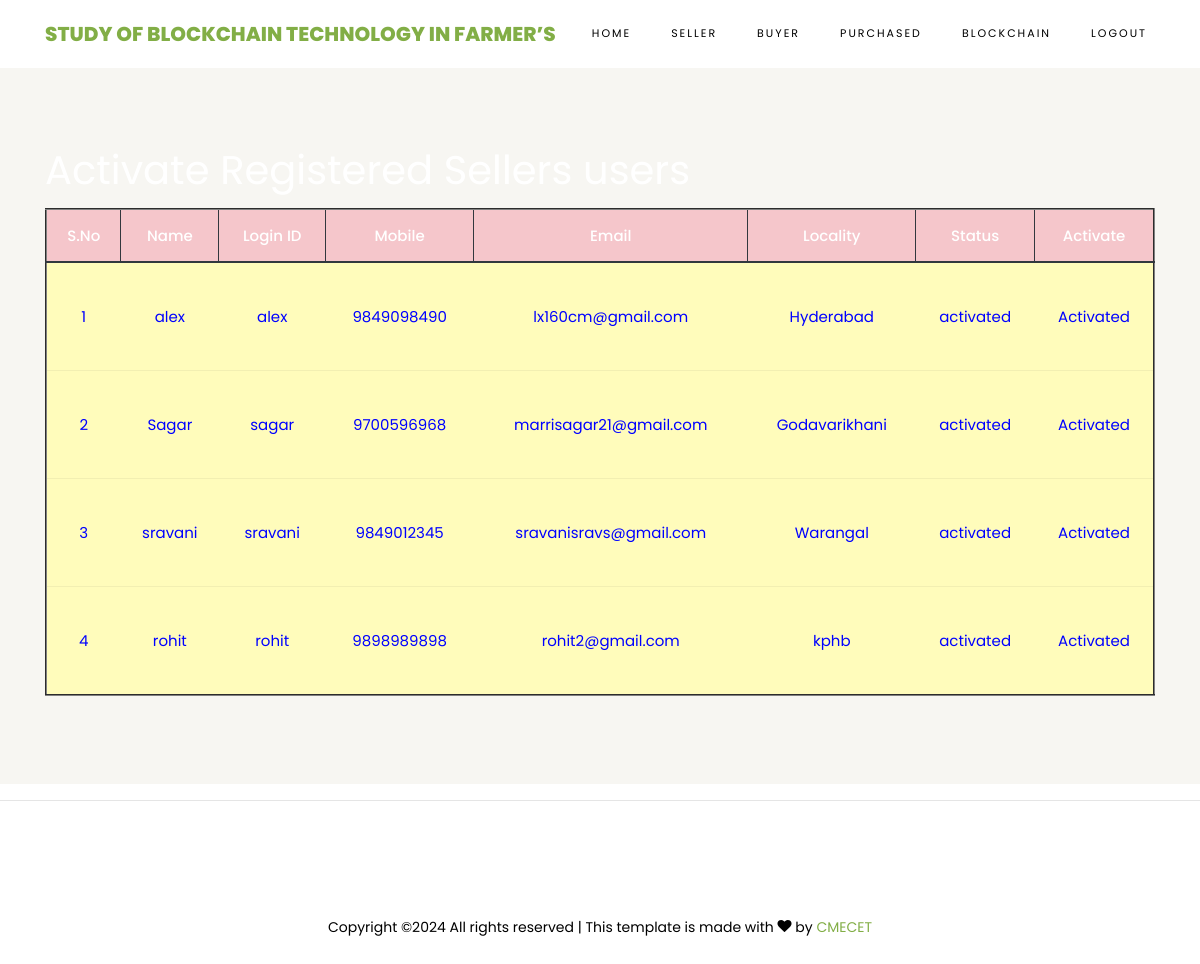
Page /ViewSellersRegisteredUsers/ on the committed database.
### sellers/models.py (models this page shows, shortened)
class SellerUserRegistrationModel(models.Model):
    name = models.CharField(max_length=100)
    loginid = models.CharField(unique=True, max_length=100)
    password = models.CharField(max_length=100)
    mobile = models.CharField(unique=True, max_length=100)
    email = models.CharField(unique=True, max_length=100)
    locality = models.CharField(max_length=100)
    address = models.CharField(max_length=1000)
    city = models.CharField(max_length=100)
    state = models.CharField(max_length=100)
    status = models.CharField(max_length=100)
    class Meta:
        db_table = 'SellerRegistrations'

### admins/views.py (the view)
# urls.py: path("ViewSellersRegisteredUsers/", admins.ViewSellersRegisteredUsers, name="ViewSellersRegisteredUsers"),
def ViewSellersRegisteredUsers(request):
    data = SellerUserRegistrationModel.objects.all()
    return render(request, 'admins/SellersRegisteredUsers.html', {'data': data})

### assets/templates/admins/SellersRegisteredUsers.html
{%extends 'admins/adminbase.html'%}
{%load static%}
{%block contents%}
<section class="ftco-section ftco-no-pt ftco-no-pb py-5 bg-light">
    <div class="container py-4">
        <div class="row d-flex justify-content-center py-5">
            <div class="col-md-12">
 <h1><font color="WHITE"> Activate Registered Sellers users</font></h1>
                                         <table border="2px" class="table table-hover table-dark">
                    <thead>
                    <tr class="table-danger">
                        <th scope="col">S.No</th>
                        <th scope="col">Name</th>
                        <th scope="col">Login ID</th>
                        <th scope="col">Mobile</th>
                        <th scope="col">Email</th>
                        <th scope="col">Locality</th>
                        <th scope="col">Status</th>
                        <th scope="col">Activate</th>
                    </tr>
                    </thead>
                    <tbody>
                    {% for i in data %}
                    <tr scope="row" style="color: BLUE; background-color:#FFFCBB">
                        <td>{{forloop.counter}}</td>
                        <td>{{i.name}}</td>
                        <td>{{i.loginid}}</td>
                        <td>{{i.mobile}}</td>
                        <td>{{i.email}}</td>
                        <td>{{i.locality}}</td>
                        <td>{{i.status}}</td>
                        {% if i.status == 'waiting' %}
                        <td><a class="btn-link" href="/AdminActivaSellersUsers/?uid={{ i.id }}"
                               style="color:DARKBLUE">Activate</a></td>
                        {% else %}
                        <td> Activated</td>
                        {% endif %}
                    </tr>
                    {% endfor %}
                    </tbody>
                </table>
            </div>
        </div>
    </div>
</section>
{%endblock%}

### rows in the picture
SellerUserRegistrationModel: name "alex", loginid "alex", mobile "9849098490", email "lx160cm@gmail.com", locality "Hyderabad", status "activated", shows "Activated"
SellerUserRegistrationModel: name "Sagar", loginid "sagar", mobile "9700596968", email "marrisagar21@gmail.com", locality "Godavarikhani", status "activated", shows "Activated"
SellerUserRegistrationModel: name "sravani", loginid "sravani", mobile "9849012345", email "sravanisravs@gmail.com", locality "Warangal", status "activated", shows "Activated"
SellerUserRegistrationModel: name "rohit", loginid "rohit", mobile "9898989898", email "rohit2@gmail.com", locality "kphb", status "activated", shows "Activated"
